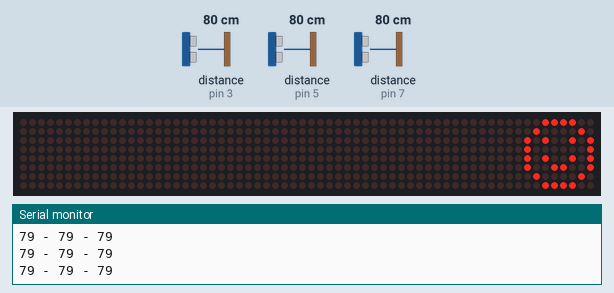
Recording of a sketch running on a simulated Arduino Uno, built with avr-gcc and run on an emulated ATmega328P. On the bench: 64×8 LED matrix, the last lines printed to the serial monitor. Wiring (inferred from the names in the program): 3 × ultrasonic range finder: trigger pin 2, echo pin 3 / trigger pin 4, echo pin 5 / trigger pin 6, echo pin 7. The inputs (shaded band) are chosen by the test bench; at power-on: distance to the obstacle (sensors on pin 5, pin 3, pin 7) 80 cm. The echo pulse lasts 58.3 µs per cm.

Above: at 1.2 s.
1.3 s: distance to the obstacle (sensor on pin 5) set to 9 cm
At 2.3 s:
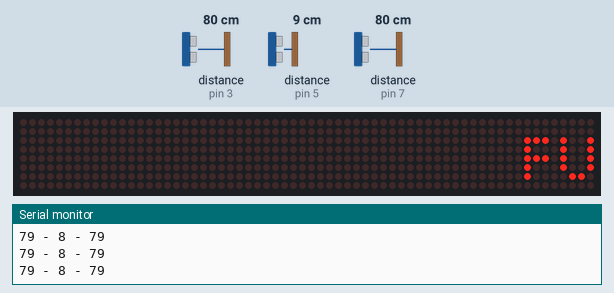
8.8 s: distance to the obstacle (sensor on pin 5) set to 35 cm
At 10.0 s:
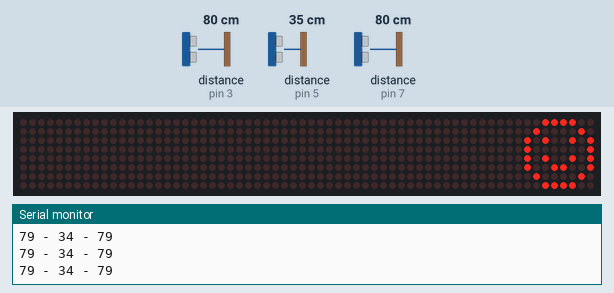
10.3 s: distance to the obstacle (sensor on pin 5) set to 2 cm
At 11.4 s:
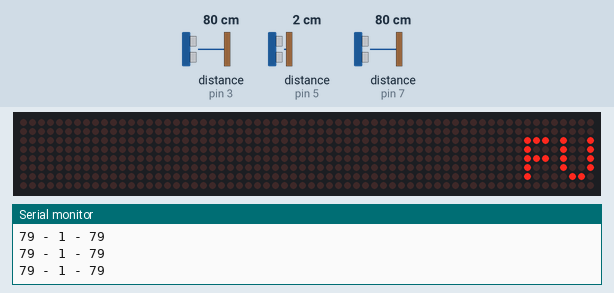
Timing chart, 0 to 13.3 s (numbered marks = the images above; inputs shaded):
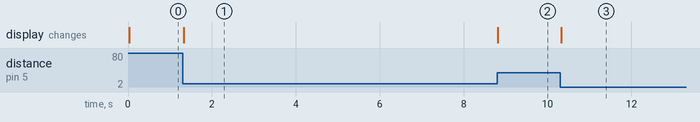

The sketch:

LEDMatrix_Ultrasonic.ino
```cpp
#include <LedControl.h>

//Ultrasonic Sensors
#define trigPinL 2
#define echoPinL 3
#define trigPinF 4
#define echoPinF 5
#define trigPinR 6
#define echoPinR 7

//LED Matrix
int DIN = 10;
int CS =  9;
int CLK = 8;

LedControl lc = LedControl(DIN,CLK,CS,0);

long duration, distance, RightSensor,BackSensor,FrontSensor,LeftSensor;

void setup()
{
  //Ultrasonic Sensors
  Serial.begin (9600);
  pinMode(trigPinL, OUTPUT);
  pinMode(echoPinL, INPUT);
  pinMode(trigPinF, OUTPUT);
  pinMode(echoPinF, INPUT);
  pinMode(trigPinR, OUTPUT);
  pinMode(echoPinR, INPUT);

  //LED Matrix
  lc.shutdown(0,false);
  lc.setIntensity(0,15);      //Adjust the brightness maximum is 15
  lc.clearDisplay(0);
}

void loop()
{
  //Ultrasonic Sensors
  SonarSensor(trigPinL, echoPinL);
  LeftSensor = distance;
  SonarSensor(trigPinF, echoPinF);
  FrontSensor = distance;
  SonarSensor(trigPinR, echoPinR);
  RightSensor = distance;
  Serial.print(LeftSensor);
  Serial.print(" - ");
  Serial.print(FrontSensor);
  Serial.print(" - ");
  Serial.println(RightSensor);

  //LED Matrix
   //1. Facial Expression
    byte smile[8]=   {0x3C,0x42,0xA5,0x81,0xA5,0x99,0x42,0x3C};

    byte angryFilled[8]= {0x3c, 0x7e, 0xbd, 0xdb, 0xff, 0xc3, 0x42, 0x3c};
    byte smileFilled[8]=   {0x3c, 0x7e, 0xdb, 0xff, 0xdb, 0xe7, 0x7e, 0x3c};

    byte neutral[8]= {0x3C,0x42,0xA5,0x81,0xBD,0x81,0x42,0x3C};
    byte sad[8]=   {0x3C,0x42,0xA5,0x81,0x99,0xA5,0x42,0x3C};

    //2. Arrow
    byte arrow_up[8]= {0x18,0x3C,0x7E,0xFF,0x18,0x18,0x18,0x18};
    byte arrow_down[8]= {0x18,0x18,0x18,0x18,0xFF,0x7E,0x3C,0x18};


    //3. Alternate Pattern
    byte d1[8]= {0xAA,0x55,0xAA,0x55,0xAA,0x55,0xAA,0x55};
    byte d2[8]= {0x55,0xAA,0x55,0xAA,0x55,0xAA,0x55,0xAA};

    //4. Moving car
    byte b1[8]= {0x00,0x00,0x00,0x00,0x18,0x3C,0x18,0x3C};
    byte b2[8]= {0x00,0x00,0x00,0x18,0x3C,0x18,0x3C,0x00};
    byte b3[8]= {0x00,0x00,0x18,0x3C,0x18,0x3C,0x00,0x00};
    byte b4[8]= {0x00,0x18,0x3C,0x18,0x3C,0x00,0x00,0x00};
    byte b5[8]= {0x18,0x3C,0x18,0x3C,0x00,0x00,0x00,0x00};
    byte b6[8]= {0x3C,0x18,0x3C,0x00,0x00,0x00,0x00,0x18};
    byte b7[8]= {0x18,0x3C,0x00,0x00,0x00,0x00,0x18,0x3C};
    byte b8[8]= {0x3C,0x00,0x00,0x00,0x00,0x18,0x3C,0x18};

    //5. FU
    byte FU[8]= {0x0, 0x0, 0xe9, 0x89, 0xe9, 0x89, 0x86, 0x0};

    //6. Heart
    byte heart[8]= {0x6c, 0x92, 0x82, 0x82, 0x44, 0x28, 0x10, 0x0};
    byte heartFilled[8]= {0x6c, 0xfe, 0xfe, 0xfe, 0x7c, 0x38, 0x10, 0x0};

    //7. $$$
    byte alien[8]= {0x0, 0x24, 0x66, 0xff, 0xdb, 0x66, 0x3c, 0x0};


//
//
// Conditions with the sensor values to call specific matrix animations
//
//

//Moving car
//    printByte(b1);
//    delay(50);
//    printByte(b2);
//    delay(50);
//    printByte(b3);
//    delay(50);
//    printByte(b4);
//    delay(50);
//    printByte(b5);
//    delay(50);
//    printByte(b6);
//    delay(50);
//    printByte(b7);
//    delay(50);
//    printByte(b8);
//    delay(50);

//alternate pattern
//    printByte(d1);
//    delay(100);
//
//    printByte(d2);
//    delay(100);

//Arrow
//    printByte(arrow_up);
//    delay(2000);
//
//    printByte(arrow_down);
//    delay(2000);


//Facial Expression
//    printByte(smile);
//
//    delay(1000);
//
//    printByte(neutral);
//
//    delay(1000);
//
//    printByte(sad);

//    delay(1000);
//
//        printByte(heart);

//    delay(1000);
//        printByte(heartFilled);

//    delay(1000);
//        printByte(smileFilled);
//
//    delay(1000);
//        printByte(angryFilled);

//    delay(1000);
//        printByte(dinero);

//    delay(1000);

if(FrontSensor<=30)
  printByte(FU);
else if(FrontSensor>30 && FrontSensor<=210)
         printByte(smile);
         else if(FrontSensor>210 && FrontSensor<=320)
         printByte(smile);
         else
         printByte(heartFilled);

//    delay(1000);
}

void SonarSensor(int trigPin,int echoPin)
{
  digitalWrite(trigPin, LOW);
  delayMicroseconds(2);
  digitalWrite(trigPin, HIGH);
  delayMicroseconds(10);
  digitalWrite(trigPin, LOW);
  duration = pulseIn(echoPin, HIGH);
  distance = (duration/2) / 29.1;
}


void printByte(byte character [])
{
  int i = 0;
  for(i=0;i<8;i++)
  {
    lc.setRow(0,i,character[i]);
  }
}
```

Measured:
- after the input at 1.3 s, the display: changes at once (image 1)
- after the input at 8.8 s, the display: changes at once (image 2)
- after the input at 10.3 s, the display: changes at once (image 3)
